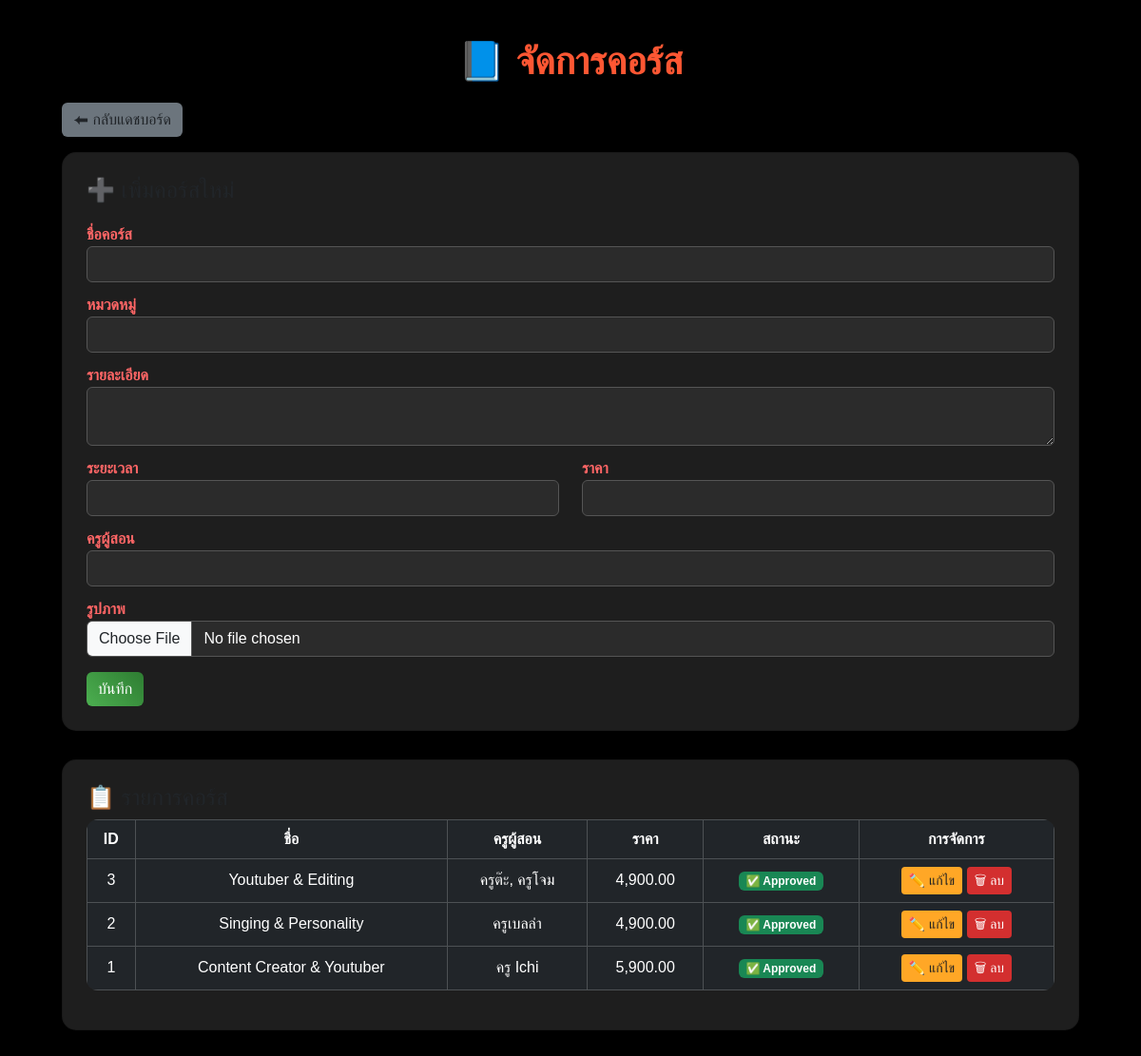
/admin/manage_COURSE.php (signed in), run on the app's committed database.
### tables this page shows
CREATE TABLE `course` (
  `CourseID` int(11) NOT NULL,
  `CourseName` varchar(255) NOT NULL,
  `Category` varchar(100) NOT NULL,
  `Description` text DEFAULT NULL,
  `Duration` varchar(100) DEFAULT NULL,
  `Fee` decimal(10,2) DEFAULT NULL,
  `Teacher` varchar(255) DEFAULT NULL,
  `Image` varchar(255) DEFAULT NULL,
  `status` enum('pending','approved','disapproved') DEFAULT 'pending'
);

### admin/manage_COURSE.php (the view, shortened to what this page needs)
<?php
include __DIR__ . '/../db_connect.php';
$result = mysqli_query($conn, "SELECT * FROM course ORDER BY CourseID DESC");
?>
<!DOCTYPE html>
<html lang="th">
<head>
  <link href="https://cdn.jsdelivr.net/npm/bootstrap@5.3.3/dist/css/bootstrap.min.css" rel="stylesheet">
  <link rel="stylesheet" href="public/admin_course.css">
</head>
<body>
  <div class="container">
    <h1>📘 จัดการคอร์ส</h1>
    <a href="admin_dashboard.php" class="btn btn-back mb-3">⬅ กลับแดชบอร์ด</a>
    <div class="card">
      <h4>➕ เพิ่มคอร์สใหม่</h4>
      <form method="post" enctype="multipart/form-data">
        <label>ชื่อคอร์ส</label>
        <input type="text" name="CourseName" class="form-control" required>
        <label>หมวดหมู่</label>
        <input type="text" name="Category" class="form-control" required>
        <label>รายละเอียด</label>
        <textarea name="Description" class="form-control" required></textarea>
        <div class="row">
          <div class="col-md-6">
            <label>ระยะเวลา</label>
            <input type="text" name="Duration" class="form-control" required>
          </div>
          <div class="col-md-6">
            <label>ราคา</label>
            <input type="number" step="0.01" name="Fee" class="form-control" required>
          </div>
        </div>
        <label>ครูผู้สอน</label>
        <input type="text" name="Teacher" class="form-control" required>
        <label>รูปภาพ</label>
        <input type="file" name="Image" class="form-control" accept="image/*">
        <button type="submit" name="add" class="btn btn-success mt-3">บันทึก</button>
      </form>
    </div>
    <div class="card">
      <h4>📋 รายการคอร์ส</h4>
      <table class="table table-dark table-bordered align-middle">
        <thead>
          <tr>
            <th>ID</th>
            <th>ชื่อ</th>
            <th>ครูผู้สอน</th>
            <th>ราคา</th>
            <th>สถานะ</th>
            <th>การจัดการ</th>
          </tr>
        </thead>
        <tbody>
          <?php while ($row = mysqli_fetch_assoc($result)) { ?>
            <tr>
              <td><?= $row['CourseID'] ?></td>
              <td><?= htmlspecialchars($row['CourseName']) ?></td>
              <td><?= htmlspecialchars($row['Teacher']) ?></td>
              <td><?= number_format($row['Fee'], 2) ?></td>
              <td>
                <?php if ($row['status'] == 'approved'): ?>
                  <span class="badge bg-success">✅ Approved</span>
                <?php elseif ($row['status'] == 'pending'): ?>
                  <span class="badge bg-warning text-dark">⏳ Pending</span>
                <?php endif; ?>
              </td>
              <td>
                <a href="edit_course.php?id=<?= $row['CourseID'] ?>" class="btn btn-warning btn-sm">✏️ แก้ไข</a>
                <a href="delete_course.php?id=<?= $row['CourseID'] ?>"
                  class="btn btn-danger btn-sm"
                  onclick="return confirm('คุณแน่ใจหรือไม่ที่จะลบคอร์สนี้?')">🗑 ลบ</a>
              </td>
            </tr>
          <?php } ?>
        </tbody>
      </table>
    </div>
  </div>
</body>
</html>

### admin/public/admin_course.css (style rules this page uses)
body { background: #000000; color: #f5f5f5; font-family: 'Prompt', sans-serif; }
.container { max-width: 1100px; margin: auto; padding: 40px 15px; }
h1 { color: #ff5733; font-weight: 700; margin-bottom: 20px; text-align: center; }
.card { background: #1e1e1e; padding: 25px; border-radius: 15px; margin-bottom: 30px; box-shadow: 0 0 10px rgba(0,0,0,0.5); }
label { color: #ff6666; font-weight: 600; margin-top: 12px; }
.form-control { background: #2b2b2b; border: 1px solid #555; color: #fff; }
.btn-back { background: #6c757d; border: none; }
.btn-success { background: linear-gradient(45deg,#4caf50,#2e7d32); border: none; }
.btn-warning { background: #ffa726; border: none; color: #222; }
.btn-danger { background: #d32f2f; border: none; }
table { background: #222; border-radius: 12px; overflow: hidden; }
th { background: #ff7043; text-align: center; }
td { text-align: center; vertical-align: middle; }
.table tbody tr:nth-child(odd) { background-color: #2a2a2a; }
.table tbody tr:nth-child(even) { background-color: #1e1e1e; }

### data on the page
course: CourseID "3", CourseName "Youtuber & Editing", Teacher "ครูต๊ะ, ครูโจม", Fee "4,900.00", status "✅ Approved"
course: CourseID "2", CourseName "Singing & Personality", Teacher "ครูเบลล่า", Fee "4,900.00", status "✅ Approved"
course: CourseID "1", CourseName "Content Creator & Youtuber", Teacher "ครู Ichi", Fee "5,900.00", status "✅ Approved"
